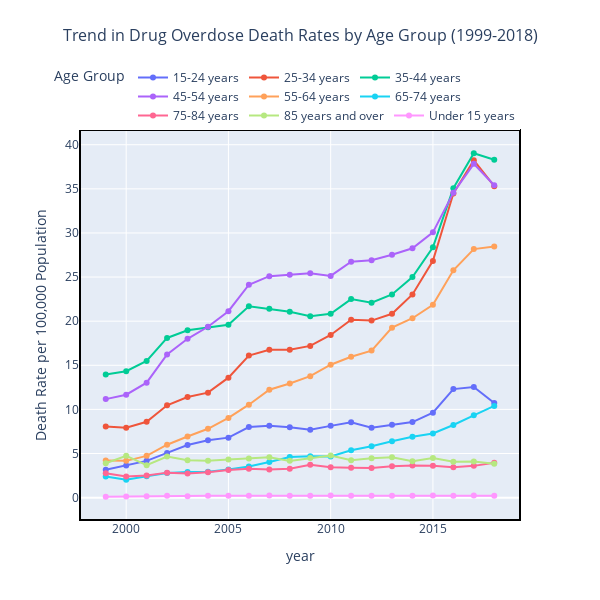

Here is the notebook cell this chart was saved with:
### Markdown cell above
## Trend in Drug Overdose Death Rates by Age Group (1999-2018)

### Code cell
age_group_deaths = data[(data['age'] != 'All ages') & (data['panel'] == 'All drug overdose deaths')]

# Aggregate data by year and age group to get the mean estimate
age_group_deaths = age_group_deaths.groupby(['year', 'age'], as_index=False).agg({'estimate': 'mean'})

# Plot the trend over the years for each age group using Plotly
fig = px.line(age_group_deaths, x='year', y='estimate', color='age', markers=True,
              title='Trend in Drug Overdose Death Rates by Age Group (1999-2018)',
              labels={'estimate':'Death Rate per 100,000 Population', 'age':'Age Group'})

# Update the layout to be square and modify legend location
fig.update_layout(width=600, height=600, # Adjust dimensions to be square
                  legend_title_text='Age Group',
                  legend=dict(orientation="h", yanchor="bottom", y=1, xanchor="right", x=1))

# Update the layout to increase the height, modify legend location, and adjust the title
fig.update_layout(
    height=600,
    legend_title_text='Age Group',
    legend=dict(orientation="h", yanchor="bottom", y=1, xanchor="right", x=1),
    title=dict(
        text='Trend in Drug Overdose Death Rates by Age Group (1999-2018)',
        y=0.95,  # This adjusts the title's vertical position
        x=0.5,
        xanchor='center',
        yanchor='top',
        font=dict(
            size=16  # Reduce font size to fit the title in the allocated space
        )
    ),
    margin=dict(t=130)  # Increase top margin to make space for the title
)

# To add a border around the whole figure, we use shapes to draw a rectangle
fig.add_shape(
        # Rectangle outline
        type="rect",
        xref="paper",
        yref="paper",
        x0=0,
        y0=0,
        x1=1,
        y1=1,
        line=dict(
            color="Black",
            width=2,
        ),
    )

fig.show()

### Figure 1 — Plotly figure (JSON) as saved in the notebook; plotly's stock layout.template omitted (floating-point values rounded to 4 significant figures)
{"data": [{"hovertemplate": "Age Group=15-24 years<br>year=%{x}<br>Death Rate per 100,000 Population=%{y}<extra></extra>", "legendgroup": "15-24 years", "line": {"color": "#636efa", "dash": "solid"}, "marker": {"symbol": "circle"}, "mode": "lines+markers", "name": "15-24 years", "orientation": "v", "showlegend": true, "type": "scatter", "x": [1999, 2000, 2001, 2002, 2003, 2004, 2005, 2006, 2007, 2008, 2009, 2010, 2011, 2012, 2013, 2014, 2015, 2016, 2017, 2018], "xaxis": "x", "y": [3.167, 3.633, 4.167, 5.067, 5.967, 6.5, 6.8, 8, 8.133, 7.967, 7.7, 8.133, 8.533, 7.933, 8.267, 8.567, 9.633, 12.3, 12.53, 10.73], "yaxis": "y"}, {"hovertemplate": "Age Group=25-34 years<br>year=%{x}<br>Death Rate per 100,000 Population=%{y}<extra></extra>", "legendgroup": "25-34 years", "line": {"color": "#EF553B", "dash": "solid"}, "marker": {"symbol": "circle"}, "mode": "lines+markers", "name": "25-34 years", "orientation": "v", "showlegend": true, "type": "scatter", "x": [1999, 2000, 2001, 2002, 2003, 2004, 2005, 2006, 2007, 2008, 2009, 2010, 2011, 2012, 2013, 2014, 2015, 2016, 2017, 2018], "xaxis": "x", "y": [8.067, 7.933, 8.6, 10.47, 11.4, 11.9, 13.6, 16.1, 16.77, 16.77, 17.2, 18.43, 20.17, 20.07, 20.83, 23.03, 26.83, 34.47, 38.23, 35.3], "yaxis": "y"}, {"hovertemplate": "Age Group=35-44 years<br>year=%{x}<br>Death Rate per 100,000 Population=%{y}<extra></extra>", "legendgroup": "35-44 years", "line": {"color": "#00cc96", "dash": "solid"}, "marker": {"symbol": "circle"}, "mode": "lines+markers", "name": "35-44 years", "orientation": "v", "showlegend": true, "type": "scatter", "x": [1999, 2000, 2001, 2002, 2003, 2004, 2005, 2006, 2007, 2008, 2009, 2010, 2011, 2012, 2013, 2014, 2015, 2016, 2017, 2018], "xaxis": "x", "y": [13.97, 14.33, 15.5, 18.1, 18.97, 19.3, 19.6, 21.7, 21.4, 21.07, 20.57, 20.83, 22.5, 22.1, 23.03, 25, 28.37, 35.07, 39.03, 38.3], "yaxis": "y"}, {"hovertemplate": "Age Group=45-54 years<br>year=%{x}<br>Death Rate per 100,000 Population=%{y}<extra></extra>", "legendgroup": "45-54 years", "line": {"color": "#ab63fa", "dash": "solid"}, "marker": {"symbol": "circle"}, "mode": "lines+markers", "name": "45-54 years", "orientation": "v", "showlegend": true, "type": "scatter", "x": [1999, 2000, 2001, 2002, 2003, 2004, 2005, 2006, 2007, 2008, 2009, 2010, 2011, 2012, 2013, 2014, 2015, 2016, 2017, 2018], "xaxis": "x", "y": [11.17, 11.67, 13.03, 16.23, 18, 19.37, 21.13, 24.13, 25.1, 25.27, 25.43, 25.13, 26.73, 26.9, 27.53, 28.27, 30.07, 34.57, 37.83, 35.4], "yaxis": "y"}, {"hovertemplate": "Age Group=55-64 years<br>year=%{x}<br>Death Rate per 100,000 Population=%{y}<extra></extra>", "legendgroup": "55-64 years", "line": {"color": "#FFA15A", "dash": "solid"}, "marker": {"symbol": "circle"}, "mode": "lines+markers", "name": "55-64 years", "orientation": "v", "showlegend": true, "type": "scatter", "x": [1999, 2000, 2001, 2002, 2003, 2004, 2005, 2006, 2007, 2008, 2009, 2010, 2011, 2012, 2013, 2014, 2015, 2016, 2017, 2018], "xaxis": "x", "y": [4.2, 4.167, 4.733, 6, 6.933, 7.8, 9.033, 10.53, 12.23, 12.93, 13.77, 15.07, 15.97, 16.67, 19.27, 20.33, 21.87, 25.77, 28.17, 28.47], "yaxis": "y"}, {"hovertemplate": "Age Group=65-74 years<br>year=%{x}<br>Death Rate per 100,000 Population=%{y}<extra></extra>", "legendgroup": "65-74 years", "line": {"color": "#19d3f3", "dash": "solid"}, "marker": {"symbol": "circle"}, "mode": "lines+markers", "name": "65-74 years", "orientation": "v", "showlegend": true, "type": "scatter", "x": [1999, 2000, 2001, 2002, 2003, 2004, 2005, 2006, 2007, 2008, 2009, 2010, 2011, 2012, 2013, 2014, 2015, 2016, 2017, 2018], "xaxis": "x", "y": [2.4, 2.033, 2.433, 2.8, 2.9, 2.933, 3.2, 3.533, 4.033, 4.6, 4.7, 4.667, 5.367, 5.833, 6.4, 6.9, 7.267, 8.233, 9.333, 10.4], "yaxis": "y"}, {"hovertemplate": "Age Group=75-84 years<br>year=%{x}<br>Death Rate per 100,000 Population=%{y}<extra></extra>", "legendgroup": "75-84 years", "line": {"color": "#FF6692", "dash": "solid"}, "marker": {"symbol": "circle"}, "mode": "lines+markers", "name": "75-84 years", "orientation": "v", "showlegend": true, "type": "scatter", "x": [1999, 2000, 2001, 2002, 2003, 2004, 2005, 2006, 2007, 2008, 2009, 2010, 2011, 2012, 2013, 2014, 2015, 2016, 2017, 2018], "xaxis": "x", "y": [2.767, 2.4, 2.5, 2.833, 2.733, 2.867, 3.133, 3.267, 3.2, 3.267, 3.733, 3.433, 3.4, 3.367, 3.567, 3.633, 3.6, 3.433, 3.6, 3.967], "yaxis": "y"}, {"hovertemplate": "Age Group=85 years and over<br>year=%{x}<br>Death Rate per 100,000 Population=%{y}<extra></extra>", "legendgroup": "85 years and over", "line": {"color": "#B6E880", "dash": "solid"}, "marker": {"symbol": "circle"}, "mode": "lines+markers", "name": "85 years and over", "orientation": "v", "showlegend": true, "type": "scatter", "x": [1999, 2000, 2001, 2002, 2003, 2004, 2005, 2006, 2007, 2008, 2009, 2010, 2011, 2012, 2013, 2014, 2015, 2016, 2017, 2018], "xaxis": "x", "y": [3.9, 4.733, 3.667, 4.667, 4.233, 4.167, 4.333, 4.433, 4.567, 4.167, 4.5, 4.767, 4.233, 4.467, 4.567, 4.133, 4.5, 4.067, 4.1, 3.833], "yaxis": "y"}, {"hovertemplate": "Age Group=Under 15 years<br>year=%{x}<br>Death Rate per 100,000 Population=%{y}<extra></extra>", "legendgroup": "Under 15 years", "line": {"color": "#FF97FF", "dash": "solid"}, "marker": {"symbol": "circle"}, "mode": "lines+markers", "name": "Under 15 years", "orientation": "v", "showlegend": true, "type": "scatter", "x": [1999, 2000, 2001, 2002, 2003, 2004, 2005, 2006, 2007, 2008, 2009, 2010, 2011, 2012, 2013, 2014, 2015, 2016, 2017, 2018], "xaxis": "x", "y": [0.1, 0.1333, 0.1667, 0.2, 0.1667, 0.2, 0.2, 0.2, 0.2333, 0.2, 0.2, 0.2333, 0.2, 0.2, 0.2, 0.2, 0.2333, 0.2, 0.2333, 0.2], "yaxis": "y"}], "layout": {"height": 600, "legend": {"orientation": "h", "title": {"text": "Age Group"}, "tracegroupgap": 0, "x": 1, "xanchor": "right", "y": 1, "yanchor": "bottom"}, "margin": {"t": 130}, "shapes": [{"line": {"color": "Black", "width": 2}, "type": "rect", "x0": 0, "x1": 1, "xref": "paper", "y0": 0, "y1": 1, "yref": "paper"}], "title": {"font": {"size": 16}, "text": "Trend in Drug Overdose Death Rates by Age Group (1999-2018)", "x": 0.5, "xanchor": "center", "y": 0.95, "yanchor": "top"}, "width": 600, "xaxis": {"anchor": "y", "autorange": true, "domain": [0, 1], "range": [1998.0, 2019.0], "title": {"text": "year"}, "type": "linear"}, "yaxis": {"anchor": "x", "autorange": true, "domain": [0, 1], "range": [-2.535, 41.67], "title": {"text": "Death Rate per 100,000 Population"}, "type": "linear"}}}
